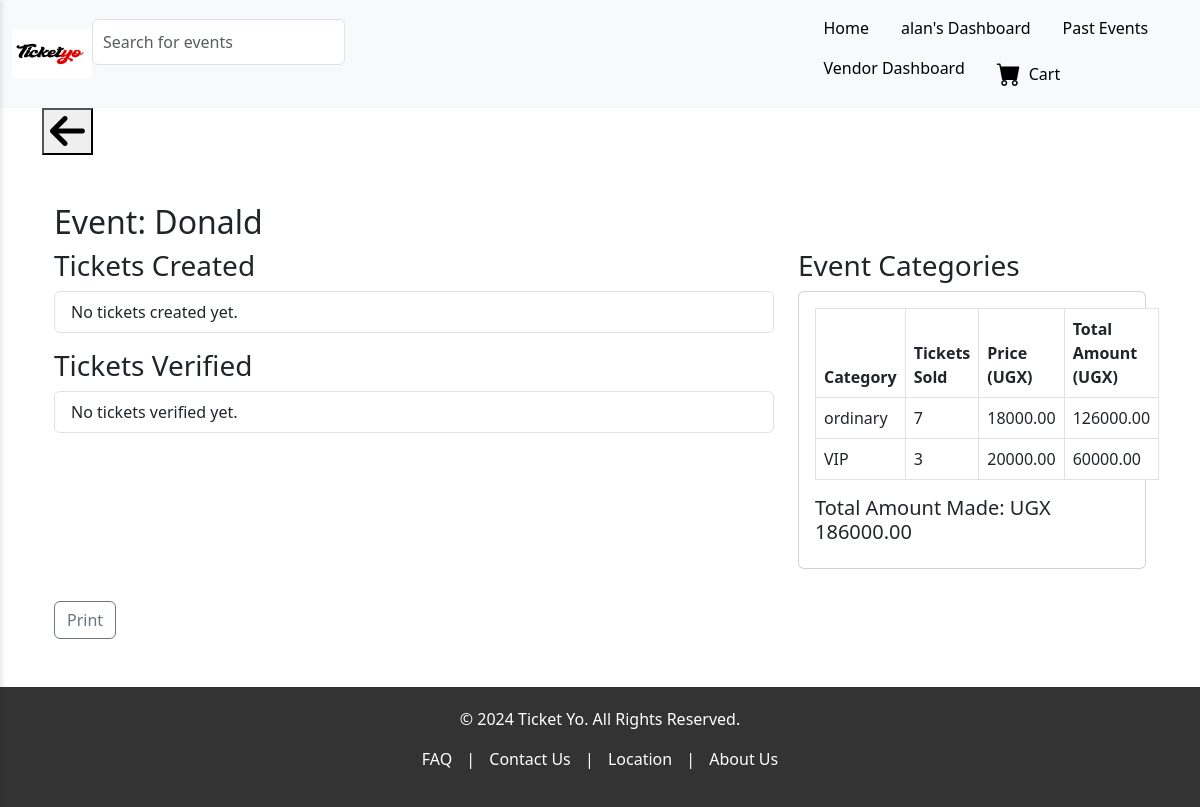
Screenshot of /pos/event_detail/5/ (signed in) with the database file from the repository.
### vendors/models.py (models this page shows, shortened)
class Vendor(AbstractBaseUser, PermissionsMixin):
    username = models.CharField(max_length=30, unique=True)
    email = models.EmailField(unique=True)
    first_name = models.CharField(max_length=30)
    last_name = models.CharField(max_length=30)
    storename = models.CharField(max_length=50)
    store_phone = models.CharField(max_length=15)
    verification_code = models.CharField(max_length=6, null=True, blank=True)
    verification_code_created_at = models.DateTimeField(null=True, blank=True)
    is_active = models.BooleanField(default=True)
    is_admin = models.BooleanField(default=False)
    is_superuser = models.BooleanField(default=False)
    is_staff = models.BooleanField(default=False)
    is_vendor = models.BooleanField(default=True)
    objects = VendorManager()
    USERNAME_FIELD = 'username'
    REQUIRED_FIELDS = ['email', 'first_name', 'last_name', 'storename', 'store_phone']

### events/models.py (models this page shows, shortened)
class Event(models.Model):
    STATUS_CHOICES = [
        ('pending', 'Pending'),
        ('approved', 'Approved'),
        ('rejected', 'Rejected'),
    ]
    vendor = models.ForeignKey(Vendor, on_delete=models.CASCADE, related_name='events')
    poster = models.ImageField(upload_to='event_posters/')
    title = models.CharField(max_length=200)
    description = models.TextField()
    category = models.CharField(max_length=100)
    start_date = models.DateTimeField()
    end_date = models.DateTimeField(null=True, blank=True)
    venue_name = models.CharField(max_length=100)
    regular_price = models.DecimalField(max_digits=10, decimal_places=2)
    sale_price = models.DecimalField(max_digits=10, decimal_places=2, null=True, blank=True)
    tickets_available = models.PositiveIntegerField(null=True, blank=True)
    tickets_sold = models.PositiveIntegerField(default=0)
    status = models.CharField(max_length=10, choices=STATUS_CHOICES, default='pending')
    adminaction = models.ForeignKey(settings.AUTH_USER_MODEL, on_delete=models.SET_NULL, null=True, blank=True, editable=False)  # Stores the admin who approved/rejected

class TicketCategory(models.Model):
    event = models.ForeignKey(Event, on_delete=models.CASCADE, related_name='ticket_categories')  # Mandatory, linked to Event
    category_title = models.CharField(max_length=100)  # Required field
    category_price = models.DecimalField(max_digits=10, decimal_places=2)  # Required field
    category_tickets_available = models.PositiveIntegerField()  # Required field
    category_tickets_sold = models.PositiveIntegerField(default=0)  # New field to track tickets sold in this category

### pos/views.py (the view)
# urls.py: path('event_detail/<int:event_id>/', pos_event_detail, name='pos_event_detail'),
@login_required
def pos_event_detail(request, event_id):
    event = Event.objects.get(id=event_id)
    tickets_created = []  # Should eventually contain tickets created by the agent
    tickets_verified = []  # Should eventually contain tickets verified for this event
    event_categories = event.ticket_categories.all()  # Get all ticket categories for this event
    total_amount = 0
    for category in event_categories:
        category.total_amount = category.category_tickets_sold * category.category_price  # Calculate total amount for each category
        total_amount += category.total_amount  # Accumulate total amount for the event
    context = {
        'event': event,
        'tickets_created': tickets_created,
        'tickets_verified': tickets_verified,
        'event_categories': event_categories,
        'total_amount': total_amount,
    }
    return render(request, 'pos/event_detail.html', context)

### templates/pos/event_detail.html (shortened to what this page needs)
{% extends 'frontend/base.html' %}
{% block content %}
<div class="container mt-5">
    <h2>Event: {{ event.title }}</h2>
    <div class="row">
        <div class="col-md-8">
            <h3>Tickets Created</h3>
            <ul class="list-group mb-3">
                {% for ticket in tickets_created %}
                <li class="list-group-item">{{ ticket }}</li>
                {% empty %}
                <li class="list-group-item">No tickets created yet.</li>
                {% endfor %}
            </ul>
            <h3>Tickets Verified</h3>
            <ul class="list-group">
                {% for ticket in tickets_verified %}
                <li class="list-group-item">{{ ticket }}</li>
                {% empty %}
                <li class="list-group-item">No tickets verified yet.</li>
                {% endfor %}
            </ul>
        </div>
        <div class="col-md-4">
            <h3>Event Categories</h3>
            <div class="card mb-3">
                <div class="card-body">
                    <table class="table table-bordered table-hover">
                        <thead class="thead-light">
                            <tr>
                                <th>Category</th>
                                <th>Tickets Sold</th>
                                <th>Price (UGX)</th>
                                <th>Total Amount (UGX)</th>
                            </tr>
                        </thead>
                        <tbody>
                            {% for category in event_categories %}
                            <tr>
                                <td>{{ category.category_title }}</td>
                                <td>{{ category.category_tickets_sold }}</td>
                                <td>{{ category.category_price }}</td>
                                <td>{{ category.total_amount }}</td>
                            </tr>
                            {% empty %}
                            <tr>
                                <td colspan="4" class="text-center">No categories available.</td>
                            </tr>
                            {% endfor %}
                        </tbody>
                    </table>
                    <h5>Total Amount Made: UGX {{ total_amount }}</h5>
                </div>
            </div>
        </div>
    </div>
    <a href="#" class="btn btn-outline-secondary mt-3" onclick="printPage()">Print</a>
</div>
{% endblock %}

### templates/frontend/base.html (shortened to what this page needs)
<!DOCTYPE html>
<html lang="en">
<head>
    {% load static %}
    <link href="{% static 'frontend/base.css' %}" rel="stylesheet">
    <link href="https://cdn.jsdelivr.net/npm/bootstrap@5.3.0/dist/css/bootstrap.min.css" rel="stylesheet">
    <link href="https://cdn.jsdelivr.net/npm/bootstrap-icons@1.10.5/font/bootstrap-icons.css" rel="stylesheet">
    <link rel="stylesheet" href="https://cdnjs.cloudflare.com/ajax/libs/font-awesome/6.0.0-beta3/css/all.min.css">
</head>
<body>
    <nav class="navbar navbar-expand-lg d-none d-lg-flex sticky-top bg-light">
        <div class="container-fluid">
            <div class="d-flex align-items-center">
                <div class="logo">
                    <img src="{% static 'frontend/logo.jpg' %}" alt="Logo" style="height: 50px; width: 80px;">
                </div>
            </div>
            <div class="search-bar-container">
                <form method="get" action="{% url 'all_events' %}" id="search-form">
                    <div class="input-group mb-4">
                        <input type="text" name="q" value="{{ query }}" class="form-control" id="search-input"
                            placeholder="Search for events">
                    </div>
                </form>
            </div>
            <ul class="nav ms-auto">
                <li class="nav-item">
                    <a href="{% url 'homepage' %}" class="nav-link text-black">Home</a>
                </li>
                {% if user.is_authenticated %}
                <li class="nav-item">
                    <a href="{% url 'all_events' %}" class="nav-link text-black">{{ user.username }}'s Dashboard</a>
                </li>
                {% else %}
                <li class="nav-item">
                    <a href="{% url 'all_events' %}" class="nav-link text-black">All Events</a>
                </li>
                {% endif %}
                <li class="nav-item">
                    <a href="{% url 'past_events' %}" class="nav-link text-black">Past Events</a>
                </li>
                {% if user.is_authenticated and user.is_vendor %}
                <li class="nav-item">
                    <a href="{% url 'dashboard' %}" class="nav-link text-black">Vendor Dashboard</a>
                </li>
                {% endif %}
                <li class="nav-item">
                    <a href="{% url 'view_cart' %}" class="nav-link text-black d-flex align-items-center cart-link">
                        <i class="bi bi-cart-fill fs-4 me-2"></i> Cart
                    </a>
                </li>
            </ul>
        </div>
    </nav>
    <div class="container main-content">
        {% if not request.path == '/' %}
    <button type="button"  onclick="goBack()"><i class="fas fa-arrow-left"></i></i> </button>
    {% endif %}
        {% block content %}{% endblock %}
    </div>
    <footer class="footer mt-5">
        <p>&copy; 2024 Ticket Yo. All Rights Reserved.</p>
        <p>
            <a href="#">FAQ</a> |
            <a href="#">Contact Us</a> |
            <a href="#">Location</a> |
            <a href="#">About Us</a>
        </p>
    </footer>
</body>
</html>

### static/frontend/base.css (style rules this page uses)
body { font-family: 'Roboto', sans-serif; margin: 0; padding: 0; }
.nav-link { padding: 10px 15px; color: black; text-decoration: none; font-size: 1rem; display: block; transition: background-color 0.3s ease, color 0.3s ease; }
.main-content { margin-left: 0; }
.footer { background-color: #333; color: white; padding: 20px 0; text-align: center; }
.footer a { color: white; text-decoration: none; margin: 0 10px; }
.search-bar-container { display: flex; width: 100%; }
.input-group { display: flex; align-items: center; width: 100%; }
#search-input { width: 100%; padding: 10px; font-size: 1rem; }
.btn-outline-secondary { background-color: transparent; border: none; padding: 0 10px; cursor: pointer; font-size: 1.2rem; }
.fas.fa-arrow-left { margin: 0; font-size: 40px; }

### rows the page displays
Vendor: username "alan"
Event: title "Donald"
TicketCategory: category_title "ordinary", category_tickets_sold "7", category_price "18000.00", total_amount "126000.00"
TicketCategory: category_title "VIP", category_tickets_sold "3", category_price "20000.00", total_amount "60000.00"

### other values shown
{{ total_amount }} "186000.00"
